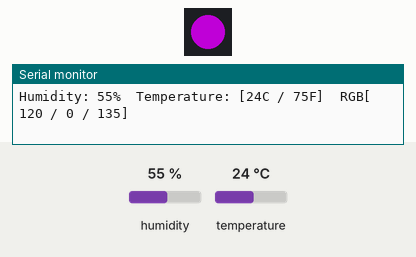
A sketch run on a simulated Arduino Uno, built with avr-gcc and run on an emulated ATmega328P. On the bench: 1 RGB LEDs in strip order, left to right, the last lines printed to the serial monitor. The test bench sets the inputs (shaded band); at power-on: temperature 24 °C, humidity 55 %. Dim RGB values are drawn brighter than linear.

Above: at 2.8 s.
2.9 s: temperature set to 12 °C
At 4.4 s:
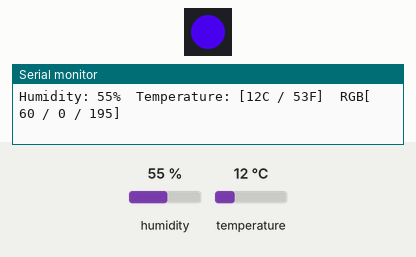
5.6 s: temperature set to 19 °C
At 6.8 s:
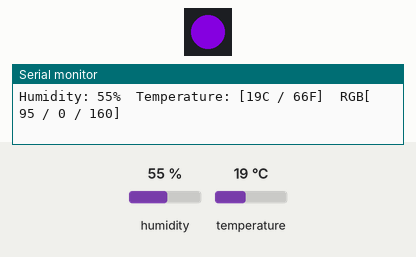
8.3 s: temperature set to 33 °C
At 10.6 s:
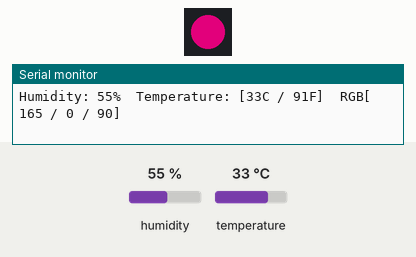
11.6 s: temperature set to 41 °C
At 13.1 s:
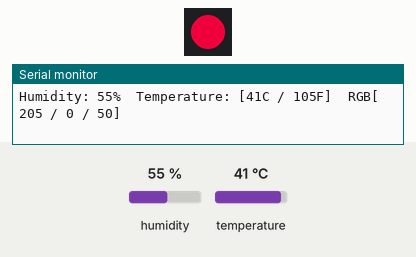
Timing chart, 0 to 14.6 s (numbered marks = the images above; inputs shaded):
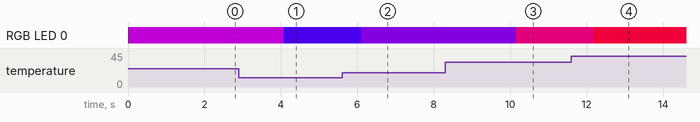

Measured:
- after the input at 2.9 s, RGB LED 0: RGB(120, 0, 135) → RGB(60, 0, 195) after 1.2 s
- after the input at 5.6 s, RGB LED 0: RGB(60, 0, 195) → RGB(95, 0, 160) after 0.50 s
- after the input at 8.3 s, RGB LED 0: RGB(95, 0, 160) → RGB(165, 0, 90) after 1.9 s
- after the input at 11.6 s, RGB LED 0: RGB(165, 0, 90) → RGB(205, 0, 50) after 0.58 s

The sketch:

Part_07_-_Final_Project.ino
```cpp
/*

Final Project - Combining everything that we learned in one program!
Part 07

*/

//--- Pixel Setup ----//
#include <Adafruit_NeoPixel.h>
#define PIN            6
#define NUMPIXELS      1
Adafruit_NeoPixel pixels = Adafruit_NeoPixel(NUMPIXELS, PIN, NEO_GRB + NEO_KHZ800);

//--- DHT11 Temperature / Humidity Sensor Setup ----//
#include "DHT.h"
#define DHTPIN 4        // what pin we're connected to
#define DHTTYPE DHT11   // DHT 11
DHT dht(DHTPIN, DHTTYPE);

//--- Other Setup---//
#define delayX 1000

void setup() {
  Serial.begin(9600);
  dht.begin(); // This initializes the DHT11 library.
  pixels.begin(); // This initializes the NeoPixel library.
}

void loop() {

  // Read All Temperatures
  int h = dht.readHumidity();
  int t = dht.readTemperature();
  int f = dht.readTemperature(true);

  // Defining Colors
  int red = t * 5;
  int blue = 255 - t * 5;

  //Safe bondaries
  if(blue>255){ blue = 255;}
  if(blue<0)  { blue = 0;  }
  if(red>255) { red = 255; }
  if(blue<0)  { blue = 0;  }

  // Display Colors
  // Green Brightness = Humidity
  pixels.setPixelColor(0, pixels.Color(red,0,blue));
  pixels.show(); // Send data to leds

  // Serial Display Info
  Serial.print("Humidity: ");
  Serial.print(h);
  Serial.print("%\t");
  Serial.print("Temperature: [");
  Serial.print(t);
  Serial.print("C / ");
  Serial.print(f);
  Serial.print("F]\t");
  Serial.print("RGB[ ");
  Serial.print(red);
  Serial.print(" / ");
  Serial.print(0);
  Serial.print(" / ");
  Serial.print(blue);
  Serial.println("]");

  //Delay for next read
  delay(delayX);

}


// Good Job!! :)
```
